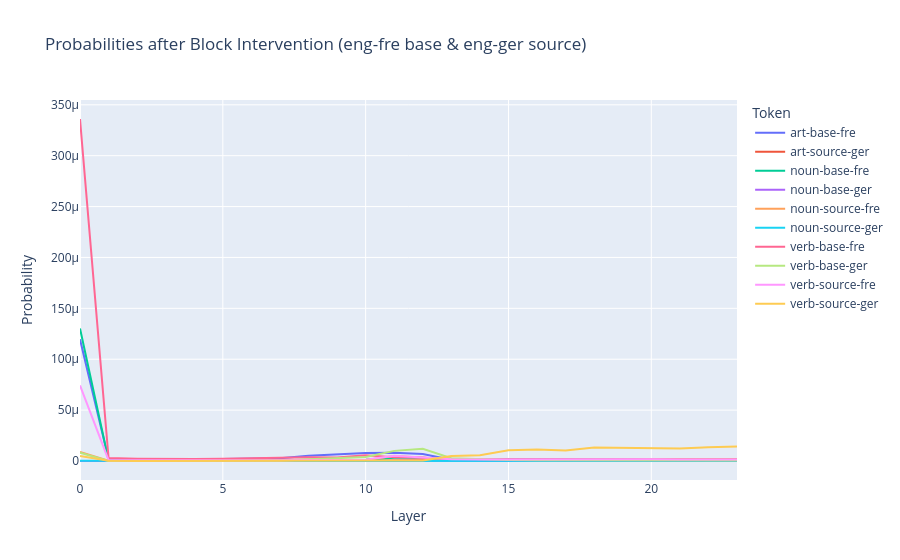

The code cell stored with this chart in its notebook:
### Markdown cell above
### Plotting

### Code cell
# Create a line plot for token probabilities over layers
fig = px.line(
    df.groupby(['token_type', 'layer']).mean().reset_index(),
    x="layer",
    y="prob",
    color="token_type",
    title=f"Probabilities after Block Intervention ({src_lang_base}-{tgt_lang_base} base & {src_lang_source}-{tgt_lang_source} source)",
    labels={"layer": "Layer", "prob": "Probability", "token_type": "Token"},
    # category_orders={"layer": [str(i) for i in range(model.config.n_layer)]},
)

# Show the plot
fig.show()
# fig.write_image(block_intervention_plot_save_path)

### Figure 1 — Plotly figure (JSON) as saved in the notebook; plotly's stock layout.template omitted (floating-point values rounded to 4 significant figures)
{"data": [{"hovertemplate": "Token=art-base-fre<br>Layer=%{x}<br>Probability=%{y}<extra></extra>", "legendgroup": "art-base-fre", "line": {"color": "#636efa", "dash": "solid"}, "marker": {"symbol": "circle"}, "mode": "lines", "name": "art-base-fre", "orientation": "v", "showlegend": true, "type": "scatter", "x": [0, 1, 2, 3, 4, 5, 6, 7, 8, 9, 10, 11, 12, 13, 14, 15, 16, 17, 18, 19, 20, 21, 22, 23], "xaxis": "x", "y": [0.0001195, 1.65e-06, 1.502e-06, 1.281e-06, 1.499e-06, 1.953e-06, 2.622e-06, 2.776e-06, 5.117e-06, 6.581e-06, 7.743e-06, 8.119e-06, 6.933e-06, 1.148e-06, 6.241e-07, 3.36e-07, 3.382e-07, 2.873e-07, 2.885e-07, 2.708e-07, 2.797e-07, 2.423e-07, 2.431e-07, 2.473e-07], "yaxis": "y"}, {"hovertemplate": "Token=art-source-ger<br>Layer=%{x}<br>Probability=%{y}<extra></extra>", "legendgroup": "art-source-ger", "line": {"color": "#EF553B", "dash": "solid"}, "marker": {"symbol": "circle"}, "mode": "lines", "name": "art-source-ger", "orientation": "v", "showlegend": true, "type": "scatter", "x": [0, 1, 2, 3, 4, 5, 6, 7, 8, 9, 10, 11, 12, 13, 14, 15, 16, 17, 18, 19, 20, 21, 22, 23], "xaxis": "x", "y": [8.709e-08, 3.407e-09, 2.103e-09, 9.138e-10, 4.477e-10, 7.753e-10, 4.042e-09, 3.429e-09, 5.989e-08, 1.809e-07, 1.39e-07, 6.118e-07, 7.529e-07, 8.822e-07, 8.906e-07, 1.115e-06, 1.095e-06, 1.201e-06, 1.302e-06, 1.297e-06, 1.323e-06, 1.305e-06, 1.368e-06, 1.399e-06], "yaxis": "y"}, {"hovertemplate": "Token=noun-base-fre<br>Layer=%{x}<br>Probability=%{y}<extra></extra>", "legendgroup": "noun-base-fre", "line": {"color": "#00cc96", "dash": "solid"}, "marker": {"symbol": "circle"}, "mode": "lines", "name": "noun-base-fre", "orientation": "v", "showlegend": true, "type": "scatter", "x": [0, 1, 2, 3, 4, 5, 6, 7, 8, 9, 10, 11, 12, 13, 14, 15, 16, 17, 18, 19, 20, 21, 22, 23], "xaxis": "x", "y": [0.0001302, 7.927e-07, 6.195e-07, 4.744e-07, 4.427e-07, 5.098e-07, 5.538e-07, 5.571e-07, 8.653e-07, 1.273e-06, 1.297e-06, 3.177e-06, 3.145e-06, 1.287e-06, 9.733e-07, 1.654e-06, 1.362e-06, 1.124e-06, 8.995e-07, 9.6e-07, 8.718e-07, 7.969e-07, 7.939e-07, 7.947e-07], "yaxis": "y"}, {"hovertemplate": "Token=noun-base-ger<br>Layer=%{x}<br>Probability=%{y}<extra></extra>", "legendgroup": "noun-base-ger", "line": {"color": "#ab63fa", "dash": "solid"}, "marker": {"symbol": "circle"}, "mode": "lines", "name": "noun-base-ger", "orientation": "v", "showlegend": true, "type": "scatter", "x": [0, 1, 2, 3, 4, 5, 6, 7, 8, 9, 10, 11, 12, 13, 14, 15, 16, 17, 18, 19, 20, 21, 22, 23], "xaxis": "x", "y": [1.213e-07, 7.03e-09, 7.153e-09, 6.641e-09, 7.544e-09, 8.933e-09, 1.102e-08, 1.025e-08, 2.368e-08, 3.182e-08, 4.026e-08, 1.501e-07, 1.68e-07, 7.949e-08, 5.926e-08, 4.925e-08, 4.971e-08, 4.285e-08, 4.174e-08, 3.996e-08, 4.042e-08, 3.958e-08, 4.068e-08, 4.123e-08], "yaxis": "y"}, {"hovertemplate": "Token=noun-source-fre<br>Layer=%{x}<br>Probability=%{y}<extra></extra>", "legendgroup": "noun-source-fre", "line": {"color": "#FFA15A", "dash": "solid"}, "marker": {"symbol": "circle"}, "mode": "lines", "name": "noun-source-fre", "orientation": "v", "showlegend": true, "type": "scatter", "x": [0, 1, 2, 3, 4, 5, 6, 7, 8, 9, 10, 11, 12, 13, 14, 15, 16, 17, 18, 19, 20, 21, 22, 23], "xaxis": "x", "y": [8.95e-06, 3.764e-07, 3.76e-07, 2.942e-07, 3.086e-07, 4.723e-07, 4.907e-07, 4.583e-07, 8.345e-07, 8.282e-07, 1.001e-06, 4.954e-06, 3.322e-06, 1.728e-06, 1.212e-06, 1.375e-06, 1.235e-06, 1.443e-06, 1.304e-06, 1.158e-06, 1.129e-06, 1.08e-06, 1.128e-06, 1.137e-06], "yaxis": "y"}, {"hovertemplate": "Token=noun-source-ger<br>Layer=%{x}<br>Probability=%{y}<extra></extra>", "legendgroup": "noun-source-ger", "line": {"color": "#19d3f3", "dash": "solid"}, "marker": {"symbol": "circle"}, "mode": "lines", "name": "noun-source-ger", "orientation": "v", "showlegend": true, "type": "scatter", "x": [0, 1, 2, 3, 4, 5, 6, 7, 8, 9, 10, 11, 12, 13, 14, 15, 16, 17, 18, 19, 20, 21, 22, 23], "xaxis": "x", "y": [1.238e-07, 4.172e-09, 3.892e-09, 3.649e-09, 4.028e-09, 5.1e-09, 7.028e-09, 5.692e-09, 1.215e-08, 1.632e-08, 1.885e-08, 4.89e-08, 6.423e-08, 7.769e-08, 6.351e-08, 1.143e-07, 1.174e-07, 1.184e-07, 1.193e-07, 1.445e-07, 1.37e-07, 1.573e-07, 1.648e-07, 1.813e-07], "yaxis": "y"}, {"hovertemplate": "Token=verb-base-fre<br>Layer=%{x}<br>Probability=%{y}<extra></extra>", "legendgroup": "verb-base-fre", "line": {"color": "#FF6692", "dash": "solid"}, "marker": {"symbol": "circle"}, "mode": "lines", "name": "verb-base-fre", "orientation": "v", "showlegend": true, "type": "scatter", "x": [0, 1, 2, 3, 4, 5, 6, 7, 8, 9, 10, 11, 12, 13, 14, 15, 16, 17, 18, 19, 20, 21, 22, 23], "xaxis": "x", "y": [0.000336, 2.898e-06, 2.271e-06, 1.746e-06, 1.856e-06, 2.333e-06, 2.809e-06, 2.855e-06, 3.7e-06, 3.33e-06, 5.758e-06, 3.769e-06, 3.201e-06, 1.88e-06, 1.775e-06, 2.147e-06, 1.815e-06, 1.9e-06, 1.653e-06, 1.63e-06, 1.494e-06, 1.386e-06, 1.378e-06, 1.348e-06], "yaxis": "y"}, {"hovertemplate": "Token=verb-base-ger<br>Layer=%{x}<br>Probability=%{y}<extra></extra>", "legendgroup": "verb-base-ger", "line": {"color": "#B6E880", "dash": "solid"}, "marker": {"symbol": "circle"}, "mode": "lines", "name": "verb-base-ger", "orientation": "v", "showlegend": true, "type": "scatter", "x": [0, 1, 2, 3, 4, 5, 6, 7, 8, 9, 10, 11, 12, 13, 14, 15, 16, 17, 18, 19, 20, 21, 22, 23], "xaxis": "x", "y": [8.212e-06, 2.337e-08, 2.642e-08, 2.377e-08, 4.744e-08, 9.888e-08, 4.511e-07, 2.304e-07, 1.817e-06, 3.213e-06, 3.965e-06, 9.955e-06, 1.208e-05, 2.779e-06, 1.649e-06, 9.335e-07, 7.182e-07, 6.827e-07, 6.998e-07, 6.287e-07, 6.309e-07, 5.612e-07, 5.503e-07, 5.867e-07], "yaxis": "y"}, {"hovertemplate": "Token=verb-source-fre<br>Layer=%{x}<br>Probability=%{y}<extra></extra>", "legendgroup": "verb-source-fre", "line": {"color": "#FF97FF", "dash": "solid"}, "marker": {"symbol": "circle"}, "mode": "lines", "name": "verb-source-fre", "orientation": "v", "showlegend": true, "type": "scatter", "x": [0, 1, 2, 3, 4, 5, 6, 7, 8, 9, 10, 11, 12, 13, 14, 15, 16, 17, 18, 19, 20, 21, 22, 23], "xaxis": "x", "y": [7.427e-05, 7.593e-07, 6.528e-07, 5.114e-07, 5.198e-07, 6.939e-07, 7.078e-07, 6.841e-07, 1.054e-06, 1.114e-06, 1.271e-06, 5.251e-06, 3.578e-06, 1.635e-06, 1.37e-06, 1.522e-06, 1.614e-06, 1.914e-06, 1.804e-06, 1.681e-06, 1.775e-06, 1.574e-06, 1.607e-06, 1.517e-06], "yaxis": "y"}, {"hovertemplate": "Token=verb-source-ger<br>Layer=%{x}<br>Probability=%{y}<extra></extra>", "legendgroup": "verb-source-ger", "line": {"color": "#FECB52", "dash": "solid"}, "marker": {"symbol": "circle"}, "mode": "lines", "name": "verb-source-ger", "orientation": "v", "showlegend": true, "type": "scatter", "x": [0, 1, 2, 3, 4, 5, 6, 7, 8, 9, 10, 11, 12, 13, 14, 15, 16, 17, 18, 19, 20, 21, 22, 23], "xaxis": "x", "y": [5.018e-06, 2.18e-07, 6.075e-08, 2.031e-08, 1.071e-08, 1.352e-08, 3.545e-08, 3.427e-08, 1.14e-07, 1.811e-07, 1.822e-07, 4.256e-07, 5.587e-07, 4.919e-06, 5.667e-06, 1.054e-05, 1.141e-05, 1.039e-05, 1.329e-05, 1.275e-05, 1.23e-05, 1.227e-05, 1.358e-05, 1.437e-05], "yaxis": "y"}], "layout": {"legend": {"title": {"text": "Token"}, "tracegroupgap": 0}, "title": {"text": "Probabilities after Block Intervention (eng-fre base & eng-ger source)"}, "xaxis": {"anchor": "y", "domain": [0, 1], "title": {"text": "Layer"}}, "yaxis": {"anchor": "x", "domain": [0, 1], "title": {"text": "Probability"}}}}
